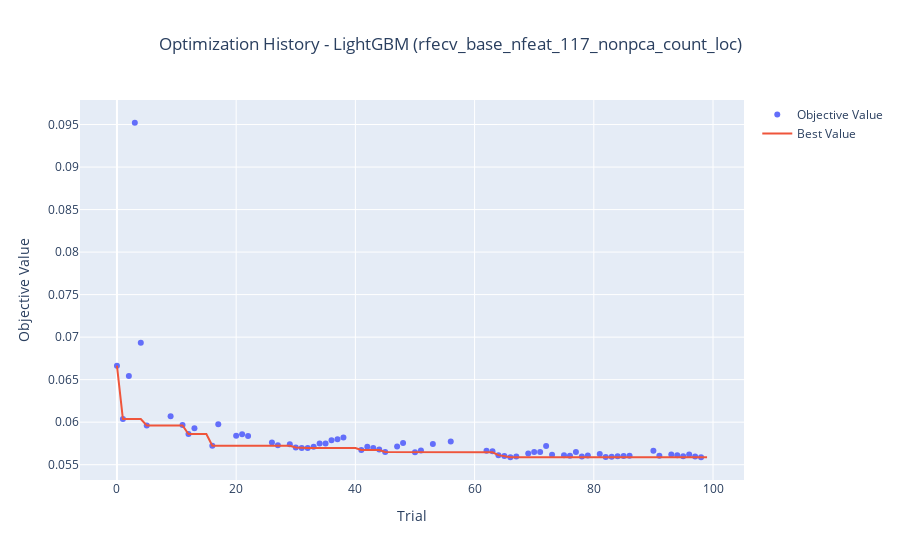

The notebook cell this image was saved under:
### Markdown cell above
### Optuna Optimization History

### Code cell
if loaded_study:
    try:
        fig_hist = optuna.visualization.plot_optimization_history(loaded_study)
        fig_hist.update_layout(title_text=f"Optimization History - {MODEL_NAME_FOR_ANALYSIS} ({SELECTED_FEATURES_FILENAME_FOR_ANALYSIS})", title_x=0.5)
        fig_hist.show()
    except Exception as e:
        logging.error(f"Could not plot optimization history: {e}")
else:
    logging.warning("Optuna study not loaded. Skipping optimization history plot.")
